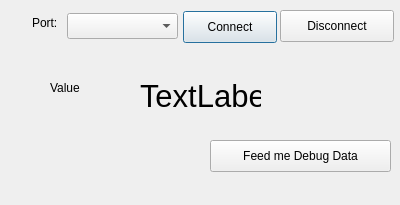
<?xml version="1.0" encoding="UTF-8"?>
<ui version="4.0">
 <class>Dialog</class>
 <widget class="QDialog" name="Dialog">
  <property name="geometry">
   <rect>
    <x>0</x>
    <y>0</y>
    <width>400</width>
    <height>205</height>
   </rect>
  </property>
  <property name="windowTitle">
   <string>Dialog</string>
  </property>
  <widget class="QComboBox" name="serialPortComboBox">
   <property name="geometry">
    <rect>
     <x>67</x>
     <y>13</y>
     <width>111</width>
     <height>26</height>
    </rect>
   </property>
  </widget>
  <widget class="QLabel" name="label">
   <property name="geometry">
    <rect>
     <x>32</x>
     <y>15</y>
     <width>30</width>
     <height>16</height>
    </rect>
   </property>
   <property name="text">
    <string>Port:</string>
   </property>
  </widget>
  <widget class="QPushButton" name="connectButton">
   <property name="geometry">
    <rect>
     <x>183</x>
     <y>11</y>
     <width>94</width>
     <height>32</height>
    </rect>
   </property>
   <property name="text">
    <string>Connect</string>
   </property>
  </widget>
  <widget class="QPushButton" name="disconnectButton">
   <property name="geometry">
    <rect>
     <x>280</x>
     <y>10</y>
     <width>114</width>
     <height>32</height>
    </rect>
   </property>
   <property name="text">
    <string>Disconnect</string>
   </property>
  </widget>
  <widget class="QPushButton" name="debugDataButton">
   <property name="geometry">
    <rect>
     <x>210</x>
     <y>140</y>
     <width>181</width>
     <height>32</height>
    </rect>
   </property>
   <property name="text">
    <string>Feed me Debug Data</string>
   </property>
  </widget>
  <widget class="QLabel" name="label_3">
   <property name="geometry">
    <rect>
     <x>50</x>
     <y>80</y>
     <width>62</width>
     <height>16</height>
    </rect>
   </property>
   <property name="text">
    <string>Value</string>
   </property>
  </widget>
  <widget class="QLabel" name="sensorValueLabel">
   <property name="geometry">
    <rect>
     <x>140</x>
     <y>80</y>
     <width>121</width>
     <height>31</height>
    </rect>
   </property>
   <property name="font">
    <font>
     <pointsize>23</pointsize>
    </font>
   </property>
   <property name="text">
    <string>TextLabel</string>
   </property>
  </widget>
 </widget>
 <layoutdefault spacing="6" margin="11"/>
 <resources/>
 <connections/>
</ui>
